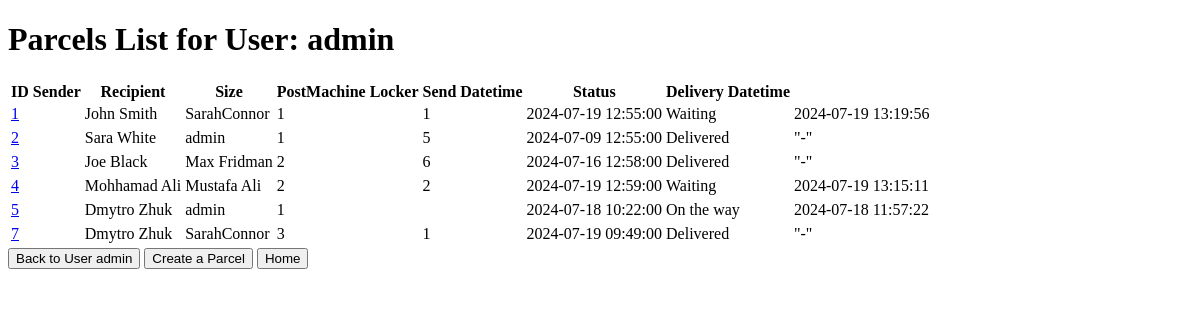
The app's page /user/parcels/ (signed in), older data.
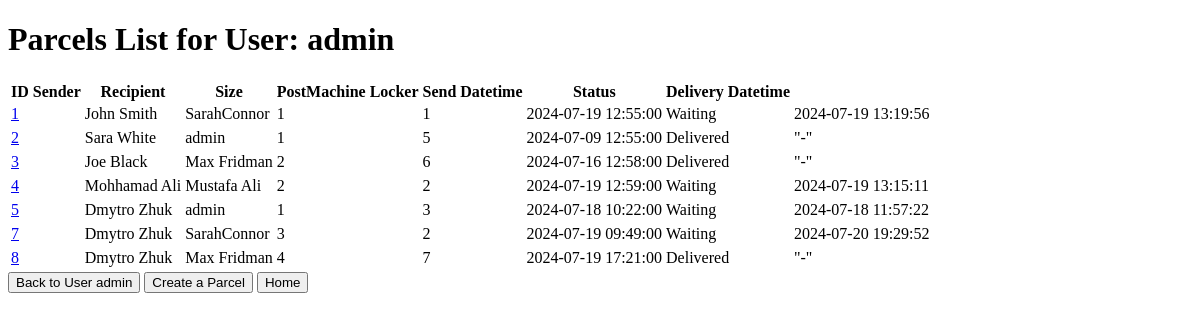
The same page, newer data.
### parcel/models.py (models this page shows, shortened)
class Parcel(models.Model):
    recipient = models.ForeignKey(User, on_delete=models.CASCADE)
    sender = models.CharField(max_length=100)
    size = models.PositiveSmallIntegerField()
    post_machine_recipient = models.ForeignKey(PostMachine, on_delete=models.CASCADE, default=None)
    post_machine_locker = models.ForeignKey(Locker, on_delete=models.DO_NOTHING, null=True, default=None, related_name='lockers')
    send_date_time = models.DateTimeField()
    open_date_time = models.DateTimeField(null=True, default=None)
    status = models.BooleanField(default=False)  # True - Delivered

### post_machine/models.py (models this page shows, shortened)
class Locker(models.Model):
    size = models.PositiveSmallIntegerField()
    post_machine = models.ForeignKey(PostMachine, on_delete=models.CASCADE, related_name='lockers')
    status = models.BooleanField(default=False)

### user/views.py (the view)
# urls.py: path('parcels/', views.user_parcels_view, name='user_parcels'),
@login_required(login_url='/login/')
def user_parcels_view(request):
    user = request.user
    if is_superuser(user):
        parcels = Parcel.objects.all()
    else:
        parcels = Parcel.objects.filter(recipient=user)
    if parcels is None:
        return HttpResponse(f"Cannot find any parcel for the user {user.username}.")
    context = {'parcels': parcels, 'user': user}
    return render(request, 'parcels_list.html', context)

### utils.py (called while the page is built)
def is_superuser(user):
    return user.is_superuser

### templates/parcels_list.html (shortened to what this page needs)
<!DOCTYPE html>
<html>
<head>
</head>
<body>
    {% if not parcels %}
        <p>No parcels found.</p>
    {% else %}
        <h1>{% if post_machine %}
            Parcels List for Post Machine: {{ post_machine.id }}
        {% elif user %}
            Parcels List for User: {{ user.username }}
        {% endif %}
        </h1>
        <table>
            <thead>
                <tr>
                    <th>ID</th>
                    <th>Sender</th>
                    <th>Recipient</th>
                    <th>Size</th>
                    <th>PostMachine</th>
                    <th>Locker</th>
                    <th>Send Datetime</th>
                    <th>Status</th>
                    <th>Delivery Datetime</th>
                </tr>
            </thead>
            <tbody>
                {% for parcel in parcels %}
                    <tr>
                        <td>
                            <a href="{% if post_machine %}
                                /post_machine/{{ post_machine.id }}/parcels/{{ parcel.id }}/
                            {% elif user %}
                                /user/parcels/{{ parcel.id }}/
                            {% endif %}">{{ parcel.id }}
                            </a>
                        <td>
                        <td>{{ parcel.sender }}</td>
                        <td>{{ parcel.recipient }}</td>
                        <td>{{ parcel.size }}</td>
                        <td>{{ parcel.post_machine_recipient.id }}</td>
                        <td>{{ parcel.post_machine_locker.id }}</td>
                        <td>{{ parcel.send_date_time|date:"Y-m-d H:i:s" }}</td>
                        <td>{% if parcel.status %}
                                Delivered
                            {% else %}
                                {% if parcel.post_machine_locker is None %}
                                    On the way
                                {% else %}
                                    Waiting
                                {% endif %}
                            {% endif %}
                        </td>
                        <td>{% if parcel.open_date_time %}
                            {{ parcel.open_date_time|date:"Y-m-d H:i:s" }}
                            {% else %}
                                "-"
                            {% endif %}
                        </td>
                    <tr>
                {% endfor %}
            </tbody>
        </table>
        <a href="{% if post_machine %}
                /post_machine/{{ post_machine.id}}/
            {% elif user %}
                /user/
            {% endif %}">
            <button>Back to
            {% if post_machine %}
                Post machine {{ post_machine.address }} {{ post_machine.city }}
            {% elif user %}
                User {{ user.username }}
            {% endif %}
            </button></a>
    {% endif %}
    {% if user and user.is_superuser %}
        <a href="/user/parcels/create/"><button>Create a Parcel</button></a>
    {% endif %}
    <a href="/"><button>Home</button></a>
</body>
</html>

Row changes from the older to the newer data that the page shows:
changed Parcel id 5: post_machine_locker.id (not shown) → "3"; post_machine_locker_id "On the way" → "Waiting"
changed Parcel id 7: post_machine_locker.id "1" → "2"; open_date_time (not shown) → "2024-07-20 19:29:52"; status "Delivered" → "Waiting"; no longer shows "\"-\""
added Parcel: id "8", sender "Dmytro Zhuk", recipient "Max Fridman", size "4", post_machine_locker.id "7", send_date_time "2024-07-19 17:21:00", status "Delivered"
